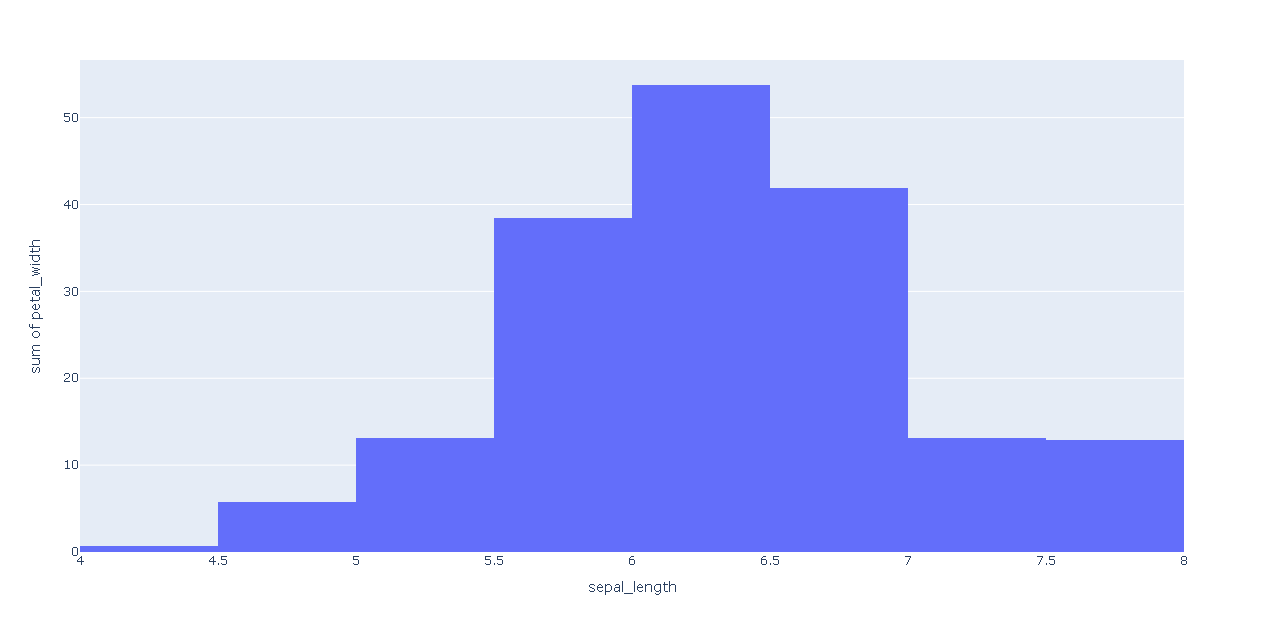

The script that drew this image:
import plotly.express as px # Biblioteca usada para criar gráficos

df = px.data.iris() # DataFrame com conjunto de dados Iris
fig = px.histogram(df, x="sepal_length", y="petal_width")  # Cria o objeto com os dados de x e y.
fig.show() # Plota o gráfico

# plotly.express pode criar toda a fígura de uma só vez. Ele usa a graph_objects internamente
